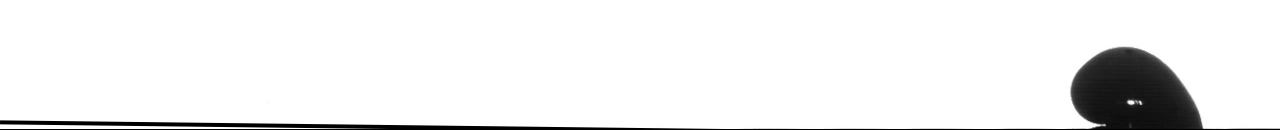
#> input picture src/PyThon/ContactAngle/BaseLine/doc/rotationweirdartifacts.png, 1280 x 130 px, given in place of frame_000001.png, which was not available
$ python BaseNormalizer.py
#> lines starting #> are read from the running program, lines starting #| are printed output that depends on the picture; after the words box and inside, x2 and y2 are one past the last pixel; in counts of white or black regions, pixels touching at a corner belong together; long printed decimals are rounded; pictures that were not available may be replaced by others from this repository, and a replacement may not be noted
import  os
import  cv2
import  shutil
import  tqdm
import  subprocess
import  multiprocessing

import  numpy               as      np
import  matplotlib.pyplot   as      plt

from    skimage.measure     import  ransac, LineModelND

# [22 lines left out: functions get_subdirectories, load_files, not called in this run]

def fit_and_rotate_image(image_path: os.PathLike,
                         experiment: str = None,
                         results: bool = False) -> tuple[float, tuple, np.ndarray]:
    """
    Fits a line to the edges of the image, computes the rotation angle,
    and rotates the image to level the surface.
    Optionally saves the results as images.

    args:
        image_path (os.PathLike): Path to the input image.
        experiment (str): Name of the experiment for saving results.
        results (bool): If True, displays and saves the fitted line and rotated image.

    returns:
        angle (float): The computed rotation angle in degrees.
        image_shape (tuple): The shape of the original image.
        rotated_image (np.ndarray): The rotated image with leveled surface.

    Caution:
        - Ensure the input image is in grayscale format.
        - Check the bottom rows of the image for white pixels to avoid cropping issues.

    TODO:
        - Run a bottom row check to ensure the image is suitable for processing.

    Author:
        - Yassin Riyazi
    """
#> called with experiment = 'T738_01', results = True

    # Load image in grayscale
    image = cv2.imread(image_path, cv2.IMREAD_GRAYSCALE)
#> image is the input picture: shape (130, 1280); min 0, max 255, mean 238.7

    # Detect edges using Canny
    edges = cv2.Canny(image, 50, 150)
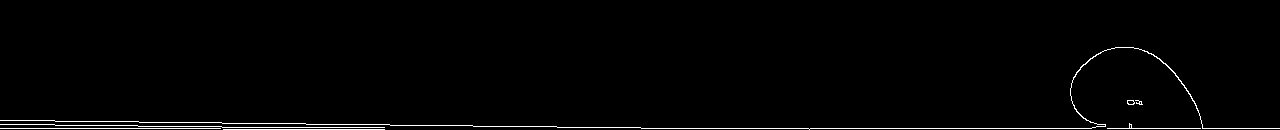
#> edges: shape (130, 1280); 1.4% white in thin lines or dots, all inside (x1, y1, x2, y2) = (0, 47, 1280, 130)

    # Get edge coordinates
    y_indices, x_indices = np.where(edges > 0)
#> y_indices = 2401 values from 47 to 129; x_indices = 2401 values, max 1279 at index 2237, min 0 at index 315, mean 568.4
    points = np.column_stack((x_indices, y_indices))
#> points = 2401 pairs, first value 0 to 1279, second value 47 to 129

    # Apply RANSAC to fit a line
    model, inliers = ransac(points, LineModelND, min_samples=2, residual_threshold=2, max_trials=1000)

    # Get line parameters
    line_x = np.array([min(x_indices), max(x_indices)])
#> line_x = [0, 1279]
    line_y = model.predict_y(line_x)
#> line_y = [127.1, 128.1]

    # Compute angle of rotation
    dx = line_x[1] - line_x[0]
#> dx = 1279
    dy = line_y[1] - line_y[0]
#> dy = 1.01
    angle = np.degrees(np.arctan2(dy, dx))
#> angle = 0.0451
    # Rotate image to level the line
    (h, w) = image.shape
#> h = 130; w = 1280
    center = (w // 2, h // 2)
#> center = (640, 65)
    rotation_matrix = cv2.getRotationMatrix2D(center, angle, 1.0)
#> rotation_matrix = [[1, 0.000787, -0.051], [-0.000787, 1, 0.504]]
    rotated_image = cv2.warpAffine(image, rotation_matrix, (w, h), flags=cv2.INTER_LINEAR, borderMode=cv2.BORDER_CONSTANT, borderValue=255)


    if results:
        plt.figure(figsize=(10, 5))
        plt.subplot(1, 2, 1)
        plt.imshow(image, cmap='gray')
        plt.plot(line_x, line_y, color='red', linewidth=2, label='Fitted line')
        plt.legend()
        plt.title(fr"{experiment} with Fitted Line")

        plt.subplot(1, 2, 2)
        plt.imshow(rotated_image, cmap='gray')
        plt.title("Rotated and Cropped Image (Leveled Surface)")
        _folder = os.path.join(os.path.split(image_path)[0],"rotation")
        if not os.path.exists(_folder):
            os.mkdir(_folder)
        plt.savefig(os.path.join(_folder,"result.png"),dpi=300)
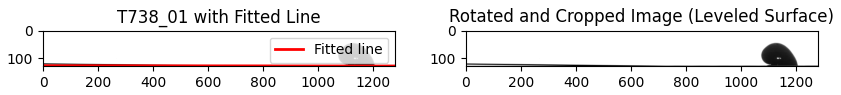
#> figure drawn by matplotlib, 2 panels
        plt.close()

    return angle, image.shape, rotated_image

# [58 lines left out: functions fit_image, line_finder, process_image, not called in this run]

if __name__ == "__main__":
    angle, imageDim, rotated_image = fit_and_rotate_image("/media/d2u25/Dont/S4S-ROF/Teflon/280/S2-SNr2.9_D/T738_01/frame_000001.png", "T738_01", results=True)
#> angle = 0.0451; imageDim = (130, 1280)
    print(f"Rotation angle: {angle} degrees")
#| Rotation angle: 0.04511 degrees
    # REDO = False
    # for tilt in get_subdirectories(r"Bubble"):
    #     for experiment in tqdm.tqdm(get_subdirectories(tilt)):
    #         # Run the Bash command using subprocess
    #         if not os.path.isfile(os.path.join(experiment,"000001.jpg")) or REDO:
    #             # subprocess.run(["bash", "-c", f'find "{experiment}" -type f -name "*.jpg" -delete'], check=True)
    #             # print(f"All .jpg files in subdirectories of {experiment} have been removed.")
    #             img_mkr(experiment,use_select_filter=0)

    #         # #for finding the rotation angle
    #         # files = load_files(experiment)

    #         # image = cv2.imread(os.path.join(experiment, files[10]), cv2.IMREAD_GRAYSCALE)
    #         # (h, w) = image.shape
    #         # center = (w // 2, h // 2)
    #         # angle,_shape, rotated_image = fit_and_rotate_image(os.path.join(experiment,files[10]),results=True)
    #         # rotation_matrix = cv2.getRotationMatrix2D(center, angle, 1.0)

    #         # with multiprocessing.Pool(processes=multiprocessing.cpu_count()) as pool:
    #         #     cropped_height_list = pool.starmap(line_finder, [(file, rotation_matrix) for file in files])
    #         # cropped_height = np.array(cropped_height_list).mean().astype(np.int16)

    #         # with multiprocessing.Pool(processes=multiprocessing.cpu_count()) as pool:
    #         #     for _ in tqdm.tqdm(pool.imap_unordered(process_image, files), total=len(files)):
    #         #         pass

    #         # image = cv2.imread(os.path.join(experiment, files[10]), cv2.IMREAD_GRAYSCALE)
    #         # cropped_height  = fit_image(image)
    #         # print(cropped_height)

    #         # for file in files:

    #         #     img = cv2.imread(os.path.join(experiment,file))

    #         #     if np.sum(img[-30,:]>=200)== img.shape[1]:
    #         #         os.remove(os.path.join(experiment,file))
    #         #         # print("drop is not in the canvas")

    #         #     elif (img[-30,1240,:]>np.array([150,150,150])).sum()==3:
    #         #         # plt.imshow(image, "grey")
    #         #         # plt.title(f"{experiment}")
    #         #         # plt.show()
    #         #         break

    #         #     else:
    #         #         os.remove(os.path.join(experiment,file))

    #         # for file in reversed(files):
    #         #     image = cv2.imread(os.path.join(experiment,file), cv2.IMREAD_GRAYSCALE)

    #         #     if np.sum(image[-70,:]>=200)== image.shape[1]:
    #         #         os.remove(os.path.join(experiment,file))
    #         #         # print("drop is not in the canvas")

    #         #     elif np.sum(image[-50,:150]>=200)>30 or np.sum(image[-50,:40]<=100)>10:
    #         #         os.remove(os.path.join(experiment,file))
    #         #         # print("partially inside canvas")
    #         #     else:
    #         #         # plt.imshow(image, "grey")
    #         #         # plt.title(f"{experiment}")
    #         #         # plt.show()
    #         #         break

    #         # shutil.copy("000000.jpg",f"{experiment}/000000.jpg")
    #         # break
    #     break

$ run again, on src/PyThon/ContactAngle/CaMeasurer/doc/Receding_pixel_selection_Euclidean_advacingPoints150.png
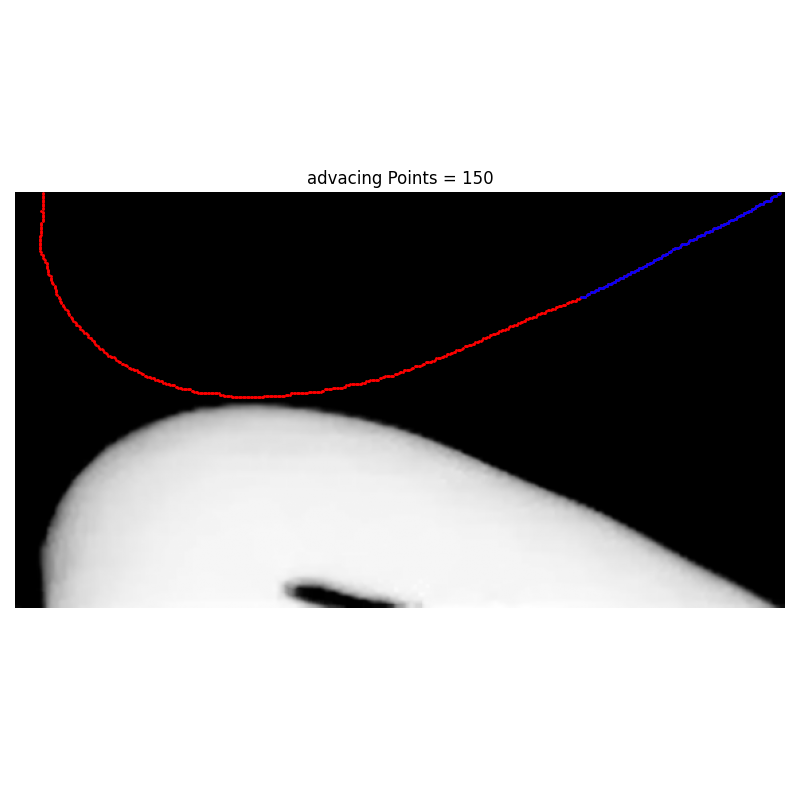
#> input picture src/PyThon/ContactAngle/CaMeasurer/doc/Receding_pixel_selection_Euclidean_advacingPoints150.png, 800 x 800 px, given in place of frame_000001.png, which was not available
#> in fit_and_rotate_image, `edges = cv2.Canny(image, 50, 150)`:
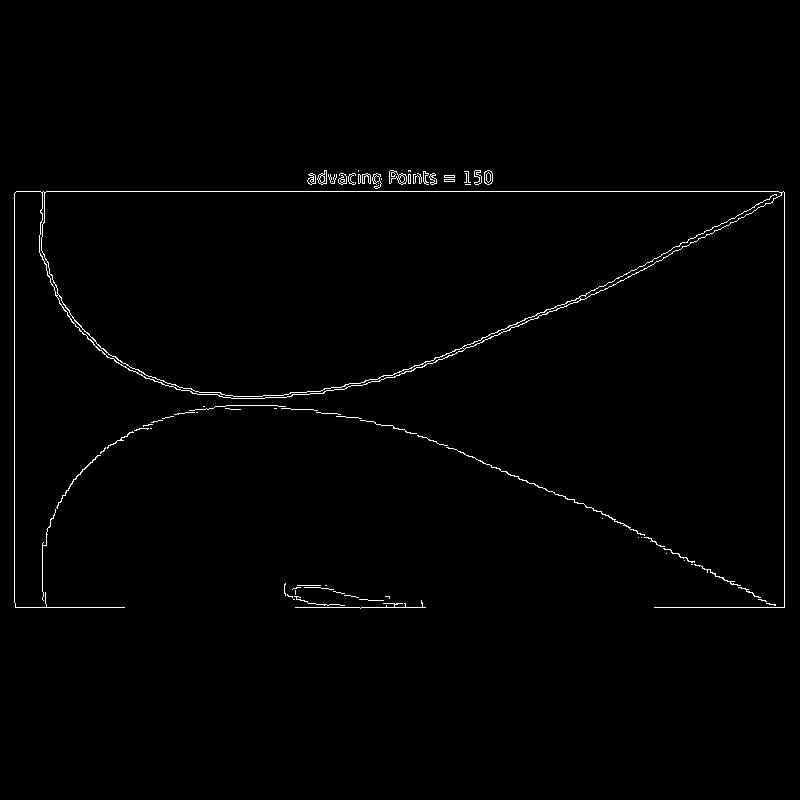
#> edges: shape (800, 800); 0.95% white in thin lines or dots, all inside (x1, y1, x2, y2) = (14, 170, 785, 609)
#> y_indices = 6107 values from 170 to 608; x_indices = 6107 values, max 784 at index 1556, min 14 at index 1557, mean 379.9
#> points = 6107 pairs, first value 14 to 784, second value 170 to 608
#> line_x = [14, 784]
#> line_y = [191, 191]
#> dx = 770
#> dy = 0.00198
#> in fit_and_rotate_image, `angle = np.degrees(np.arctan2(dy, dx))`: angle = 0.000148
#> rotation_matrix = [[1, 2.58e-06, -0.00103], [-2.58e-06, 1, 0.00103]]
#> in fit_and_rotate_image, `plt.savefig(os.path.join(_folder,"result.png"),dpi=300)`:
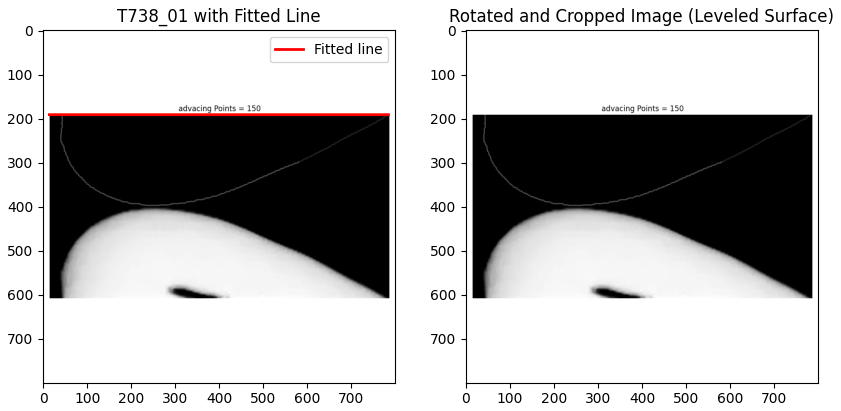
#> figure drawn by matplotlib, 2 panels
#> `angle, imageDim, rotated_image = fit_and_rotate_image("/media/d2u25/Do..`: angle = 0.000148; imageDim = (800, 800)
#| Rotation angle: 0.0001476 degrees

$ run again, on src/PyThon/ContactAngle/DropDetection/doc/002667.jpg
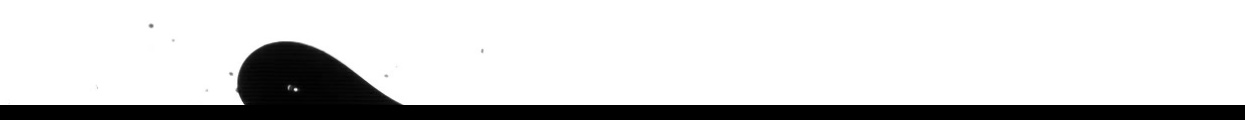
#> input picture src/PyThon/ContactAngle/DropDetection/doc/002667.jpg, 1245 x 120 px, given in place of frame_000001.png, which was not available
#> in fit_and_rotate_image, image is the input picture: shape (120, 1245); min 0, max 255, mean 211.7
#> in fit_and_rotate_image, `edges = cv2.Canny(image, 50, 150)`:
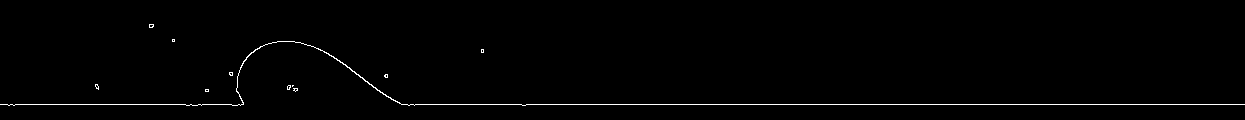
#> edges: shape (120, 1245); 0.99% white in thin lines or dots, all inside (x1, y1, x2, y2) = (0, 24, 1245, 106)
#> y_indices = 1473 values from 24 to 105; x_indices = 1473 values, max 1244 at index 1443, min 0 at index 385, mean 568.4
#> points = 1473 pairs, first value 0 to 1244, second value 24 to 105
#> line_x = [0, 1244]
#> line_y = [104.1, 104]
#> dx = 1244
#> dy = -0.0962
#> in fit_and_rotate_image, `angle = np.degrees(np.arctan2(dy, dx))`: angle = -0.00443
#> rotation_matrix = [[1, -7.73e-05, 0.00464], [7.73e-05, 1, -0.0481]]
#> in fit_and_rotate_image, `plt.savefig(os.path.join(_folder,"result.png"),dpi=300)`:
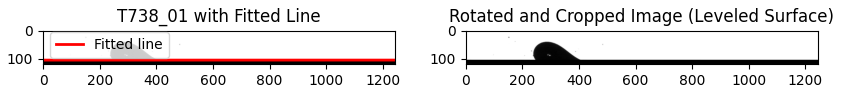
#> figure drawn by matplotlib, 2 panels
#> `angle, imageDim, rotated_image = fit_and_rotate_image("/media/d2u25/Do..`: angle = -0.00443; imageDim = (120, 1245)
#| Rotation angle: -0.00443 degrees
